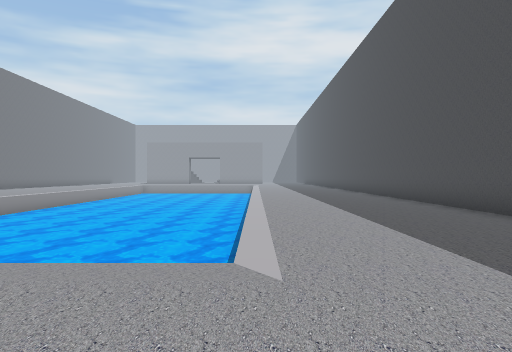
View 1 (above)

20 first-person views from a walk through a 3-D level made in the Unity game engine. The camera is 1.5 m above the floor, looks level and sees 70° across. The floor is counted in squares, 2 m on a side. Each view is taken from the middle of a square. On the plan, view 1 faces up. The plan holds only what a view shows up to about 11 squares ahead; the rest is blank. The place goes on beyond the plan. The player is left out. Some surface patterns are stand-ins.

View 2
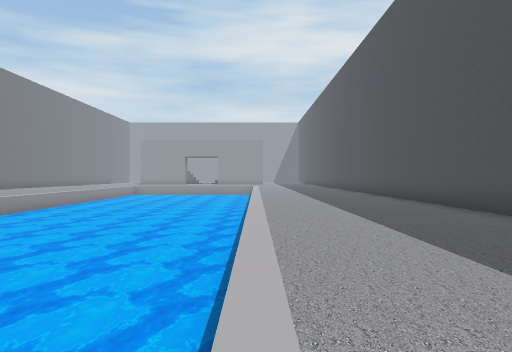

View 3
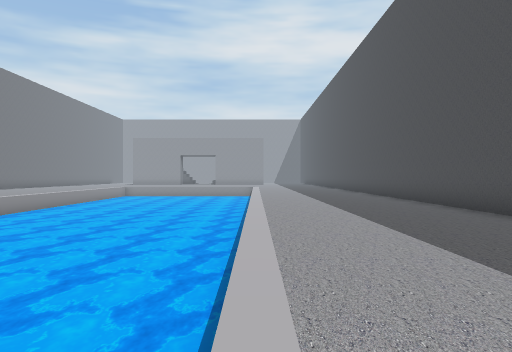

View 4
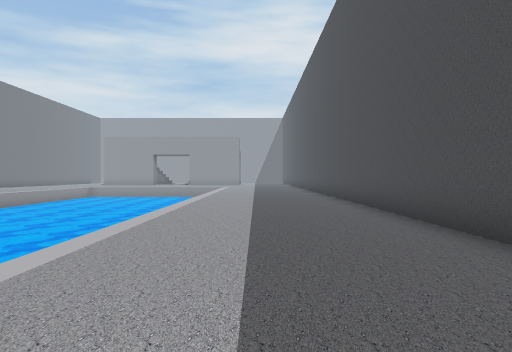

View 5
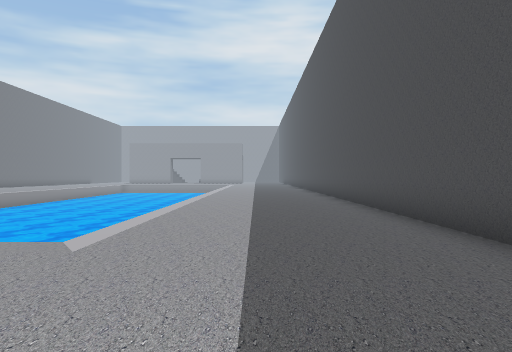

View 6
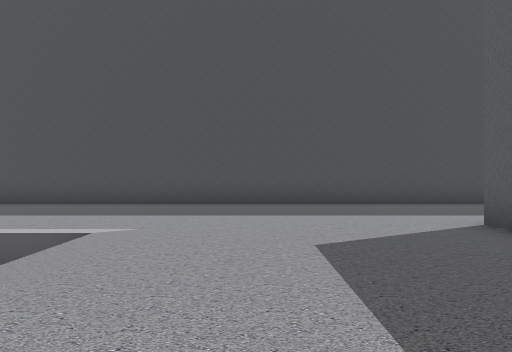

View 7
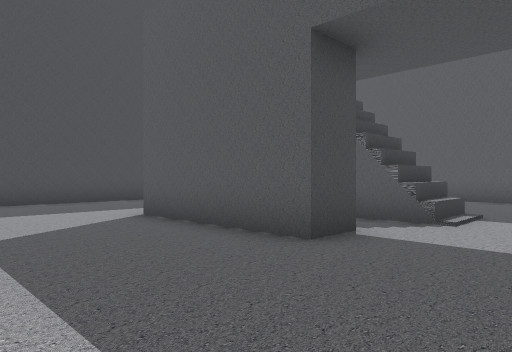

View 8
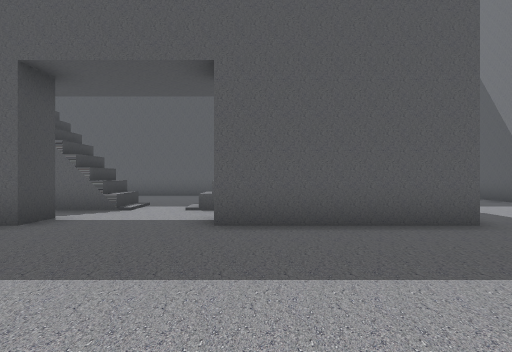

View 9
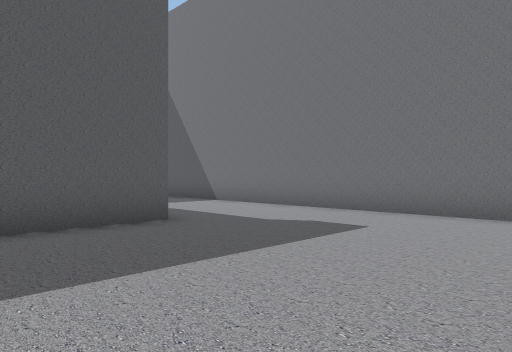

View 10
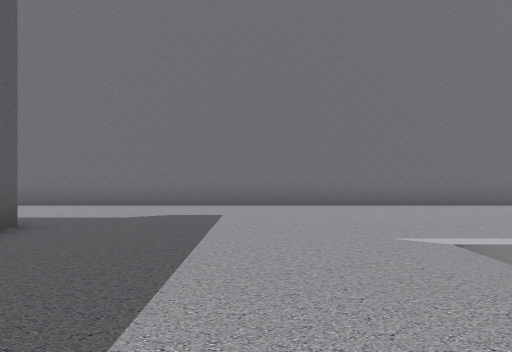

View 11
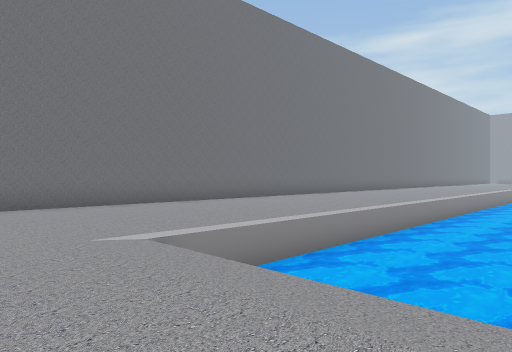

View 12
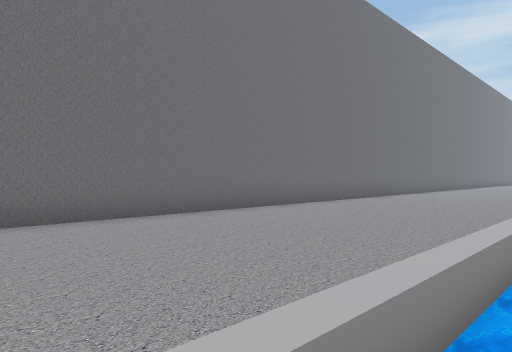

View 13
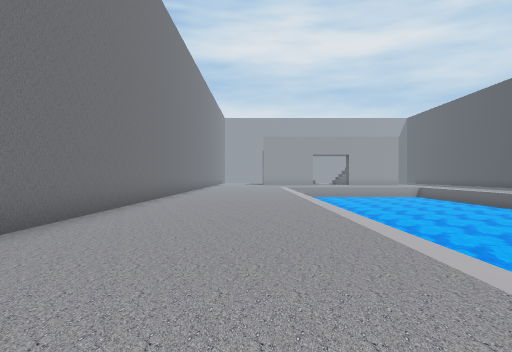

View 14
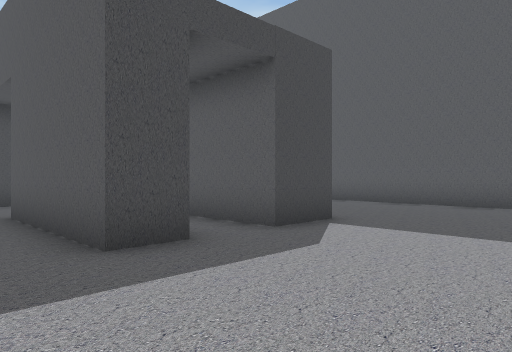

View 15
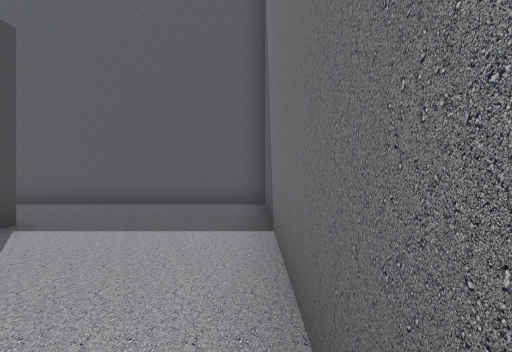

View 16
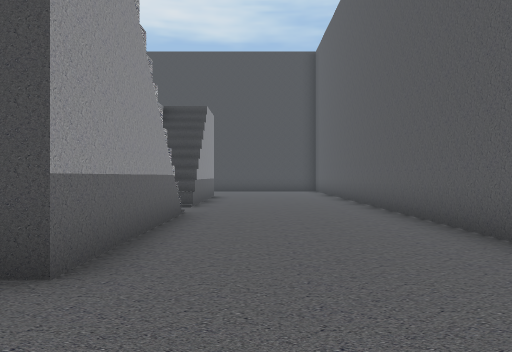

View 17
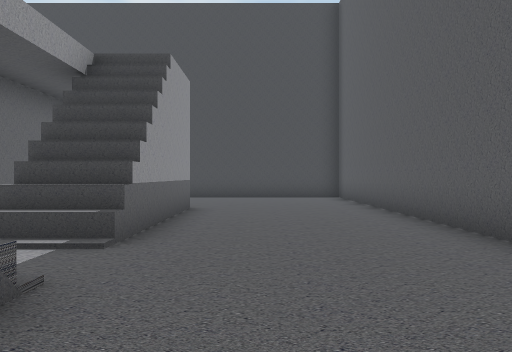

View 18
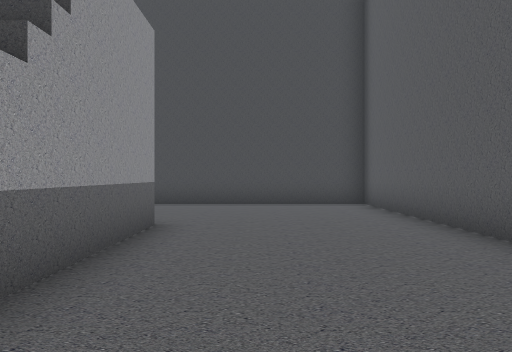

View 19
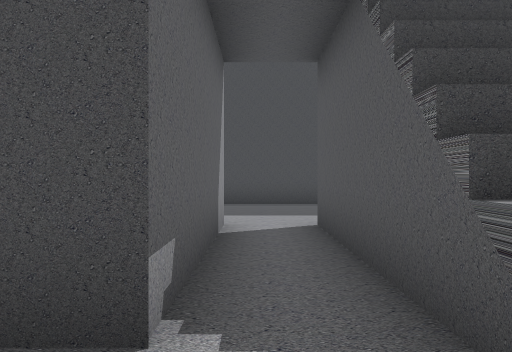

View 20
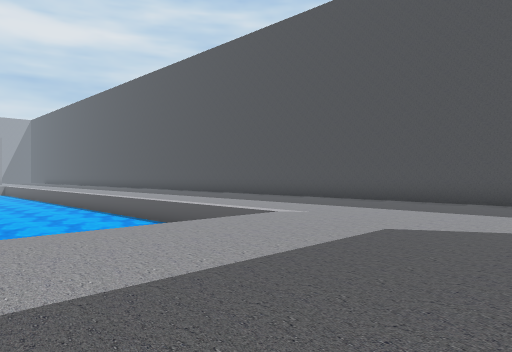

### Floor plan
Key: @ floor where view 1 was taken; # wall or solid block; . floor; ≈ water the walk keeps out of; ^ raised ledge.
Columns run from 15 left of view 1 to 5 right of it. Each row starts with its distance up from view 1.
 16 #.....≈ ≈≈≈≈≈≈ .....#
 15 #.....≈ ≈≈≈≈≈≈≈.....#
 14 #.....≈≈≈≈≈≈≈≈≈.....#
 13 #.....≈≈≈≈≈≈≈≈≈.....#
 12 #.....≈≈≈≈≈≈≈≈≈.....#
 11 #.....≈≈≈≈≈≈≈≈≈.....#
 10 #.....≈≈≈≈≈≈≈≈≈.....#
  9 #.....≈≈≈≈≈≈≈≈≈.....#
  8 #.....≈≈≈≈≈≈≈≈≈.....#
  7 #.....≈≈≈≈≈≈≈≈≈.....#
  6 #.....≈≈≈≈ ≈≈≈≈.....#
  5 #.....≈≈≈≈   ≈≈.....#
  4 #.....≈        .....#
  3 #...................#
  2 #...................#
  1 #...................#
  0 #..............@....#
 -1 #...................#
 -2 #...................#
 -3 #....####...####....#
 -4 #......  ...........#
 -5 #....### ^.^####....#
 -6 #....####^.^####....#
 -7 #...................#
 -8 #...................#
 -9 #...................#
-10 #...................#
-11 #####################

Where each view was taken, in squares from view 1:
view 1: 0 up, 0 right, facing up
view 2: 2 up, 0 right, facing up
view 3: 4 up, 0 right, facing up
view 4: 5 up, 2 right, facing up
view 5: 1 down, 2 right, facing up
view 6: 1 up, 5 left, facing right
view 7: 1 up, 6 left, facing down-right
view 8: 3 up, 7 left, facing down
view 9: 3 up, 7 left, facing down-left
view 10: 1 up, 5 left, facing left
view 11: 1 up, 5 left, facing up-left
view 12: 3 up, 8 left, facing up-left
view 13: 5 up, 11 left, facing up
view 14: 1 down, 14 left, facing down-right
view 15: 1 down, 14 left, facing down
view 16: 8 down, 13 left, facing right
view 17: 8 down, 8 left, facing right
view 18: 8 down, 5 left, facing right
view 19: 4 down, 5 left, facing right
view 20: 2 down, 6 left, facing up-right
